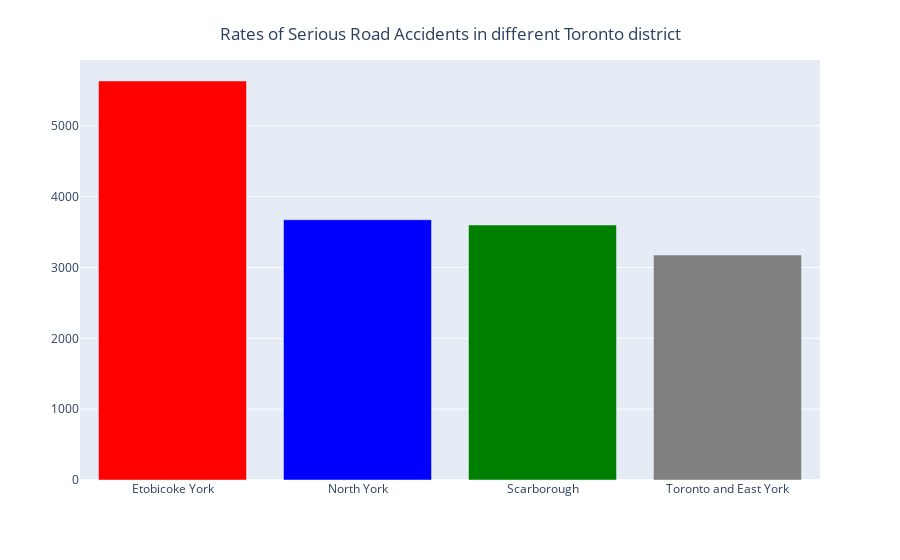

This figure's notebook cell:
### Markdown cell above
**Observations**

- It can be observed that the overall rates of road accidents, in spite of some fluctuation, are declining. While, in 2012 and 2018 there were a spike, following latter road accidents drops significantly.

### Code cell
district = [district for district,df in df_clean.groupby('District')]
fig = px.bar(df_clean, x = district, y = df_clean['District'].value_counts(), labels={'x':'','y':''})
colors = ['green'] * 4
colors[0] = 'red'
colors[1] = 'blue'
colors[3] = 'gray'
fig.update_traces(marker_color=colors)
fig.update_layout(
    title={
        'text': "Rates of Serious Road Accidents in different Toronto district",
        'y':0.95,
        'x':0.5,
        'xanchor': 'center',
        'yanchor': 'top'})
fig.show()

### Figure 1 — Plotly figure (JSON) as saved in the notebook; plotly's stock layout.template omitted (floating-point values rounded to 4 significant figures)
{"data": [{"alignmentgroup": "True", "hovertemplate": "=%{y}<extra></extra>", "legendgroup": "", "marker": {"color": ["red", "blue", "green", "gray"]}, "name": "", "offsetgroup": "", "orientation": "v", "showlegend": false, "textposition": "auto", "type": "bar", "x": ["Etobicoke York", "North York", "Scarborough", "Toronto and East York"], "xaxis": "x", "y": [5632, 3674, 3599, 3175], "yaxis": "y"}], "layout": {"barmode": "relative", "legend": {"tracegroupgap": 0}, "margin": {"t": 60}, "title": {"text": "Rates of Serious Road Accidents in different Toronto district", "x": 0.5, "xanchor": "center", "y": 0.95, "yanchor": "top"}, "xaxis": {"anchor": "y", "domain": [0, 1], "title": {"text": ""}}, "yaxis": {"anchor": "x", "domain": [0, 1], "title": {"text": ""}}}}
